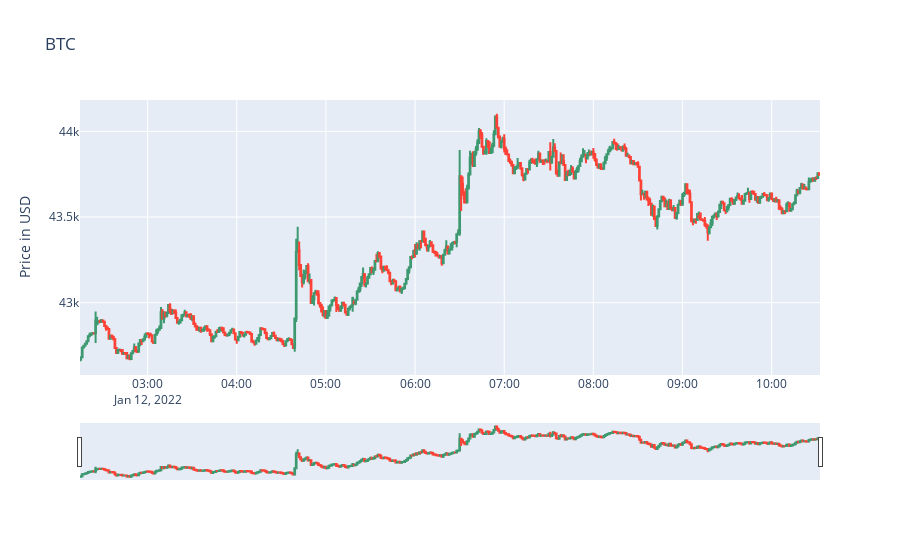

Notebook code cell kept with this figure:
### Code cell
# Update data for crypto
file = open("current_crypto.txt", "w") 
file.write(symbol)
file.close()
%run antonio_crypto_data.ipynb

### Figure 1 — Plotly figure (JSON) as saved in the notebook; plotly's stock layout.template omitted (floating-point values rounded to 4 significant figures; data arrays with more than 128 entries replaced by an {"elided": "..."} marker saying what was removed)
{"data": [{"close": {"elided": "500 float values"}, "high": {"elided": "500 float values"}, "low": {"elided": "500 float values"}, "open": {"elided": "500 float values"}, "type": "candlestick", "x": {"elided": "500 str values"}}], "layout": {"autosize": true, "title": {"text": "BTC"}, "xaxis": {"autorange": true, "range": ["2022-01-12 02:14:30", "2022-01-12 10:32:30"], "rangeslider": {"autorange": true, "range": ["2022-01-12 02:14:30", "2022-01-12 10:32:30"], "yaxis": {"_template": null, "rangemode": "match"}}, "type": "date"}, "yaxis": {"autorange": true, "range": [42580.0, 44180.0], "title": {"text": "Price in USD"}}}}
